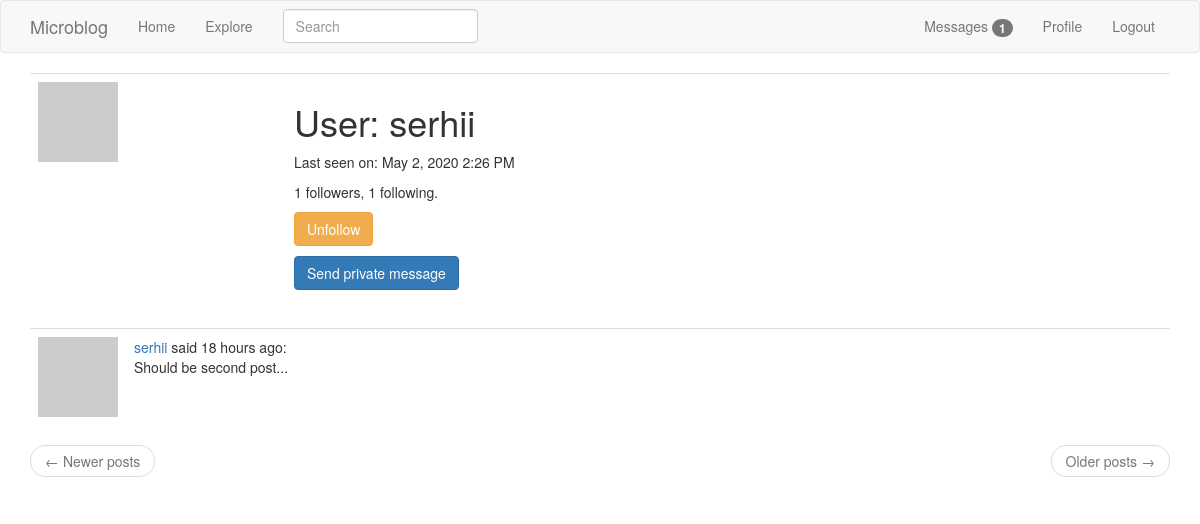
The app's page /user/serhii (signed in) with its own data.
### app/models.py (models this page shows, shortened)
class User(UserMixin, db.Model):
    id = db.Column(db.Integer, primary_key=True)
    username = db.Column(db.String(64), index=True, unique=True)
    email = db.Column(db.String(120), index=True, unique=True)
    password_hash = db.Column(db.String(128))
    about_me = db.Column(db.String(140))
    last_seen = db.Column(db.DateTime, default=dt.datetime.utcnow)
    last_message_read_time = db.Column(db.DateTime)
    posts = db.relationship("Post", backref="author", lazy="dynamic")
    followed = db.relationship(
        "User",
        secondary=followers,
        primaryjoin=(followers.c.follower_id == id),
        secondaryjoin=(followers.c.followed_id == id),
        backref=db.backref("followers", lazy="dynamic"),
        lazy="dynamic",
    )
    messages_sent = db.relationship(
        "Message", foreign_keys="Message.sender_id", backref="author", lazy="dynamic"
    )
    messages_received = db.relationship(
        "Message",
        foreign_keys="Message.recipient_id",
        backref="recipient",
        lazy="dynamic",
    )
    notifications = db.relationship("Notification", backref="user", lazy="dynamic")
    def avatar(self, size):
        digest = md5(self.email.lower().encode("utf-8")).hexdigest()
        return "https://www.gravatar.com/avatar/{}?d=identicon&s={}".format(
            digest, size
        )
    def is_following(self, user: "User"):
        return self.followed.filter(followers.c.followed_id == user.id).count() > 0
    def new_messages(self):
        last_read_time = self.last_message_read_time or dt.datetime(1900, 1, 1)
        return (
            Message.query.filter_by(recipient=self)
            .filter(Message.timestamp > last_read_time)
            .count()
        )

class SearchableMixin:
    @classmethod
    def before_commit(cls, session):
        session._changes = {
            "add": list(session.new),
            "update": list(session.dirty),
            "delete": list(session.deleted),
        }
    @classmethod
    def after_commit(cls, session):
        for obj in session._changes["add"]:
            if isinstance(obj, SearchableMixin):
                add_to_index(obj.__tablename__, obj)
        for obj in session._changes["update"]:
            if isinstance(obj, SearchableMixin):
                add_to_index(obj.__tablename__, obj)
        for obj in session._changes["delete"]:
            if isinstance(obj, SearchableMixin):
                remove_from_index(obj.__tablename__, obj)
        session._changes = None

class Post(SearchableMixin, db.Model):
    __searchable__ = ["body"]
    id = db.Column(db.Integer, primary_key=True)
    body = db.Column(db.String(140))
    timestamp = db.Column(db.DateTime, index=True, default=dt.datetime.utcnow)
    user_id = db.Column(db.Integer, db.ForeignKey("user.id"), index=True)
    language = db.Column(db.String(5))

### app/main/routes.py (the view)
@bp.route("/user/<username>")
@login_required
def user(username):
    user = User.query.filter_by(username=username).first_or_404()
    page = request.args.get("page", 1, type=int)
    posts = user.posts.order_by(Post.timestamp.desc()).paginate(
        page, current_app.config["POSTS_PER_PAGE"], False
    )
    next_url = (
        url_for("main.user", username=user.username, page=posts.next_num)
        if posts.has_next
        else None
    )
    prev_url = (
        url_for("main.user", username=user.username, page=posts.prev_num)
        if posts.has_prev
        else None
    )
    return render_template(
        "user.html", user=user, posts=posts.items, next_url=next_url, prev_url=prev_url
    )

### app/main/forms.py
class SearchForm(FlaskForm):
    q = StringField(_l("Search"), validators=[DataRequired()])
    def __init__(self, *args, **kwargs):
        if "formdata" not in kwargs:
            kwargs["formdata"] = request.args
        if "csrf_enabled" not in kwargs:
            kwargs["csrf_enabled"] = False
        super(SearchForm, self).__init__(*args, **kwargs)

### app/main/routes.py (called while the page is built)
@bp.before_app_request
def before_request():
    if current_user.is_authenticated:
        current_user.last_seen = datetime.utcnow()
        db.session.commit()
        g.search_form = SearchForm()
    g.locale = str(get_locale())

### app/models.py (called while the page is built)
@login_manager.user_loader
def load_user(id):
    return User.query.get(int(id))

### app/templates/user.html (shortened to what this page needs)
{% extends "base.html" %}
{% block app_content %}
    <table class="table table-hover">
        <tr>
            <td width="256px"><img src="{{ user.avatar(256) }}"></td>
            <td>
                <h1>User: {{ user.username }}</h1>
                {% if user.last_seen %}
                    <p>Last seen on: {{ moment(user.last_seen).format('LLL') }}</p>
                {% endif %}
                <p>{{ user.followers.count() }} followers, {{ user.followed.count() }} following.</p>
                {% if user == current_user %}
                    <p><a class="btn btn-default" href="{{ url_for('main.edit_profile') }}">Edit your profile</a></p>
                {% elif not current_user.is_following(user) %}
                    <p><a class="btn btn-info" href="{{ url_for('main.follow', username=user.username) }}">Follow</a></p>
                {% else %}
                    <p><a class="btn btn-warning" href="{{ url_for('main.unfollow', username=user.username) }}">Unfollow</a></p>
                {% endif %}
                {% if user != current_user %}
                <p>
                    <a class="btn btn-primary" href="{{ url_for('main.send_message', recipient=user.username) }}">
                        {{ _('Send private message') }}
                    </a>
                </p>
                {% endif %}
            </td>
        </tr>
    </table>
    {% for post in posts %}
        {% include '_post.html' %}
    {% endfor %}
    <nav aria-label="...">
        <ul class="pager">
            <li class="previous{% if not prev_url %} disabled{% endif %}">
                <a href="{{ prev_url or '#' }}">
                    <span aria-hidden="true">&larr;</span> Newer posts
                </a>
            </li>
            <li class="next{% if not next_url %} disabled{% endif %}">
                <a href="{{ next_url or '#' }}">
                    Older posts <span aria-hidden="true">&rarr;</span>
                </a>
            </li>
        </ul>
    </nav>
{% endblock %}

### app/templates/_post.html (shortened to what this page needs)
<table class="table table-hover">
    <tr>
        <td width="70px">
            <a href="{{ url_for('main.user', username=post.author.username) }}">
                <img src="{{ post.author.avatar(70) }}" />
            </a>
        </td>
        <td>
            {{ _('%(username)s said %(when)s', username=user_link, when=moment(post.timestamp).fromNow()) }}:
            <br>
            <span id="post{{ post.id }}">{{ post.body }}</span>
        </td>
    </tr>
</table>

### records on screen
User: username "serhii", last_seen "May 2, 2020 2:26 PM"
Post: body "Should be second post..."

### other values on screen
{{ new_messages }} "1"
{{ user.followers.count() }} "1"
{{ user.followed.count() }} "1"
